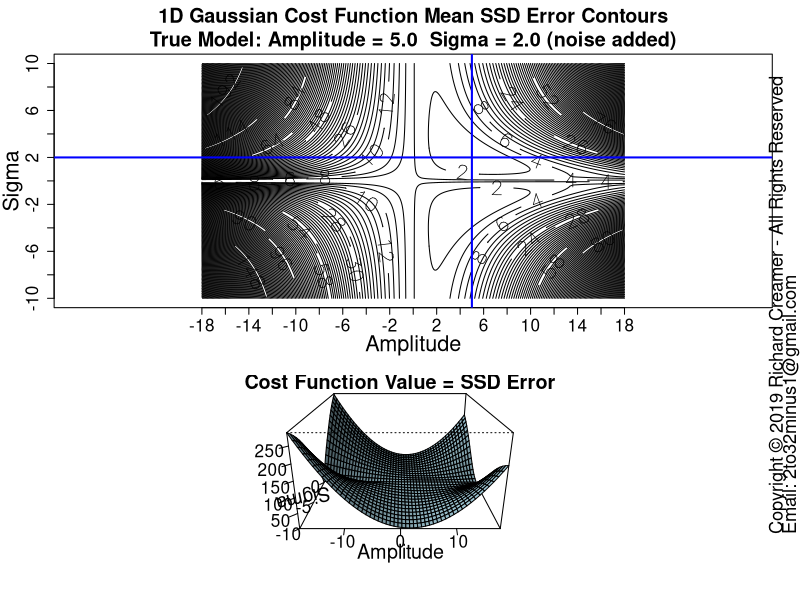

Recreate this plot in R.
##############################################################
### Copyright (c) Richard Creamer 2019 - All Rights Reserved
### Inquiries: email 2to32minus1@gmail.com
##############################################################

### Globals
fontScale = 1.2    # Global font size variable
lf        = 1.2    # Enlarge font of plot labels
verbose   = FALSE  # Verbose printing
lw        = 2      # Line width
xMargin   = 1      # X-axis margin for plots
yMargin   = 1      # Y-axis margin for plots
de        = 0.01   # Small constant for estimating derivatives numerically
smlPts    = 1      # Small  data point/circle
medPts    = 1.5    # Medium data point/circle
lrgPts    = 2.0    # Large  data point/circle

### Run this function to generate this plot
runFunc = function() {
	dw = 1000
	dh = 750	
	path = "D:/Code/R/LeastSquaresPlay/PlotsAndAssocCode/Plot44/"
	savePngVerbose( paste(path, "Plot44.png", sep=""), 
					plotGaussErrorContoursMono, w=1000, h=1280, un="px" )
}

### 2D plot error contours for WIDE range of Amplitude and Sigma values
### Amplitude maps to x-axis, Sigma maps to y-axis
plotGaussErrorContoursMono = function( nLevels=160, customTitle="", drawCrossHairs=TRUE ) {
	set.seed( 3 )
	gd = makeGaussianTestData( trueAmpl=5, trueSigma=2 )
	a = gd$trueAmpl
	s = gd$trueSigma
	x = gd$x
	y = gd$y
	xSpan = 36
	ySpan = 20
	ctrAmpl  = 0
	ctrSigma = 0
	minAmpl  = ctrAmpl  - xSpan/2
	maxAmpl  = ctrAmpl  + xSpan/2
	minSigma = ctrSigma - ySpan/2
	maxSigma = ctrSigma + ySpan/2
	aspect = xSpan/ySpan
	nr = 200
	nc = as.integer( nr *xSpan / ySpan )
	ampls = seq( minAmpl, maxAmpl, length.out=nc )
	sigmas = seq( minSigma, maxSigma, length.out=nr )
	z = getGaussErrorGrid( meanGaussSsdErr, ampls, sigmas, x, y )
	plotTitle = sprintf( "1D Gaussian Cost Function Mean SSD Error Contours\nTrue Model: Amplitude = %.1f  Sigma = %.1f (noise added)", a, s )
	if ( customTitle != "" )
		plotTitle = customTitle
	
	m = matrix( c( 1, 1, 1, 1, 2, 2 ), ncol=2, byrow=TRUE )
	layout( m, widths = c( 1, 1), heights = c(1, 1, 1.2 ) )
	
	xform = contour( ampls, sigmas, t(z), main=plotTitle, asp=1.0, axes=FALSE,
					 xlab="", ylab="", cex.lab=lf, labcex=1.3, cex.main=1.5*fontScale, cex.axis=1.3, nlevels=nLevels )
	
	tickFreq = 2
	xTickVals = seq( minAmpl, maxAmpl, by=tickFreq )
	yTickVals = seq( minSigma, maxSigma, by=tickFreq )
	axis( side=1, at=xTickVals, cex.axis=1.3*fontScale )
	axis( side=2, at=yTickVals, cex.axis=1.3*fontScale )
	addAxisLabels( xLabel="Amplitude", yLabel="Sigma" )
	
	box()
	
	if ( drawCrossHairs ) {
		x1 = gpl()$xLim[1]
		x2 = gpl()$xLim[2]
		y1 = gpl()$yLim[1]
		y2 = gpl()$yLim[2]
		lines( c(x1, x2), c( s, s ), col="blue", lwd=lw )
		lines( c( a, a), c(y1, y2), col="blue", lwd=lw )
	}
	
	sampleFreq = 7
	perspX = ampls[ seq( 1, length(ampls), by=sampleFreq ) ]
	perspY = sigmas[ seq( 1, length(sigmas), by=sampleFreq ) ]
	perspZ = z[ seq( 1, length(sigmas), by=sampleFreq ), seq( 1, length(ampls), by=sampleFreq ) ]
	
	parSave = par( mar=c( 5, 2, 1, 2 ) )
	
	xyAngle = 0
	zAngle = 20
	persp( perspX, perspY, t(perspZ), xlab="Amplitude", ylab="Sigma", zlab="", main="Cost Function Value = SSD Error",
		   cex.lab=1.5*fontScale, cex.main=1.5*fontScale, cex.axis=1.3*fontScale, 
		   theta=xyAngle, phi=zAngle, expand=0.5, shade=0.4, col="lightblue", ticktype="detailed" )
	
	par( parSave )
}

### Shared use case Gaussian data set generator used by several cooperating functions
makeGaussianTestData = function( trueAmpl=5, trueSigma=2, aGuess=sqrt(trueAmpl), sGuess=sqrt(trueSigma), nPts=40 ) {
	set.seed( 3 )
	x = seq( -5*trueSigma, 5*trueSigma, length=nPts )
	y = gauss1dFunc( x, trueAmpl, trueSigma ) + rnorm( length(x), sd=0.2 )
	guesses = list( a=aGuess, s=sGuess )
	tuple = list( trueAmpl=trueAmpl, trueSigma=trueSigma, x=x, y=y, nPts=nPts, guesses=guesses )
	return( tuple )
}

### 2D plot error contours for range of Amplitude and Sigma values
### Amplitude maps to x-axis, Sigma maps to y-axis
plotGaussErrorContours = function( nLevels=30, customTitle="", drawGradVecs=FALSE, normGradVecs=TRUE, gd=NULL ) {
	set.seed( 3 )
	if ( is.null( gd ) )
		gd = makeGaussianTestData()
	a = gd$trueAmpl
	s = gd$trueSigma
	x = gd$x
	y = gd$y
	minAmpl  = a * 0.1;	maxAmpl  = a * 1.7
	minSigma = s * 0.1;	maxSigma = s * 1.7
	# Adjust ranges so plot is square
	deltaA = maxAmpl - minAmpl
	deltaS = maxSigma - minSigma
	maxDelta = if ( deltaA > deltaS ) deltaA else deltaS
	if ( deltaA > deltaS ) {
		maxSigma = minSigma + maxDelta
	} else {
		maxAmpl = minAmpl + maxDelta
	}
	nr = 200
	nc = 200
	ampls = seq( minAmpl, maxAmpl, length.out=nc )
	sigmas = seq( minSigma, maxSigma, length.out=nr )
	z = getGaussErrorGrid( meanGaussSsdErr, ampls, sigmas, x, y )
	xLim1 = minAmpl
	xLim2 = maxAmpl
	yLim1 = minSigma
	yLim2 = maxSigma
	plotTitle = ""
	if ( !drawGradVecs ) {
		plotTitle = sprintf( "1D Gaussian Cost Function Contours\nTrue Model: Amplitude = %.1f  Sigma = %.1f (noise added)", a, s )
	} else if ( normGradVecs ) {
		plotTitle = sprintf( "1D Gaussian Cost Function Contours w/Gradient (Unit) Vectors\nTrue Model: Amplitude = %.1f  Sigma = %.1f (noise added)", a, s )
	} else {
		plotTitle = sprintf( "1D Gaussian Cost Function Contours w/Gradient Vectors\nTrue Model: Amplitude = %.1f  Sigma = %.1f (noise added)", a, s )
	}
	if ( customTitle != "" )
		plotTitle = customTitle
	xform = contour( ampls, sigmas, t(z), axes=FALSE, cex.lab=lf, main=plotTitle, asp=1.0,
					 xlab="", ylab="", labcex=1.2, nlevels=nLevels, cex.main=1.3*fontScale, cex.axis=1.3 )
	xAxisMin = ceiling( gpl()$xLim[1] )
	xAxisMax = floor( gpl()$xLim[2] )
	yAxisMin = ceiling( gpl()$yLim[1] )
	yAxisMax = floor( gpl()$yLim[2] )
	axis( side=1, at=xAxisMin:xAxisMax, cex.axis=1.3 )
	axis( side=2, at=yAxisMin:yAxisMax, cex.axis=1.3 )
	addAxisLabels( xLabel="Amplitude", yLabel="Sigma" )
	box()
	xLimits = axisLimits( x )
	yLimits = axisLimits( y )
	lines( c(-1,12), c( s, s ), col="blue", lwd=lw )
	lines( c( a, a), c(-1,10), col="blue", lwd=lw )
	if ( drawGradVecs ) {
		gradPtsX1 = c()
		gradPtsY1 = c()
		gradPtsX2 = c()
		gradPtsY2 = c()
		gridSize=13
		for ( sigma in seq( from=sigmas[2], to=sigmas[length(sigmas)-1], length=gridSize ) ) {
			for ( ampl in seq( from=ampls[2], to=ampls[length(ampls)-1], length=gridSize ) ) {
				gradPtsX1[length(gradPtsX1)+1] = ampl
				gradPtsY1[length(gradPtsY1)+1] = sigma
				da = gaussDeDa( x, y, ampl, sigma )
				ds = gaussDeDs( x, y, ampl, sigma )
				mag = sqrt( da*da + ds*ds )
				if ( normGradVecs ) {
					da = da/mag/4 # hard-coded case-specific scale factor, unit vecs a bit too long for plot
					ds = ds/mag/4
				} else {
					da = da * 0.22 # hard-coded case-specific scale factor
					ds = ds * 0.22
				}
				gradPtsX2[length(gradPtsX2)+1] = ampl  - da
				gradPtsY2[length(gradPtsY2)+1] = sigma - ds
			}
		}
		points( gradPtsX1, gradPtsY1, col="blue", lwd=lw )
		arrows( gradPtsX1, gradPtsY1, gradPtsX2, gradPtsY2, col="blue", lwd=lw, cex=medPts, angle=15, length=0.125 )
	}
}

### 1D Gaussian
gauss1dFunc = function( x, a, sigma ) {
	return( a * exp( -0.5 * (x/sigma)^2 ) )
}

### Analytical/exact partial derivative of error/cost function wrt Amplitude
gaussDeDa = function( x, y, a, sigma ) {
	term1 = sum( gauss1dFunc(x, a, sigma) * exp( -0.5 * (x/sigma)^2) )
	term2 = sum( y * exp( -0.5 * (x/sigma)^2) )
	return( 2 * ( term1 - term2 )/length(x) )
}

### Analytical/exact partial derivative of error/cost function wrt Sigma
gaussDeDs = function( x, y, a, sigma ) {
	v = 2*a/sigma^3
	term1 = sum( gauss1dFunc(x, a, sigma) * x^2 * exp( -0.5 * (x/sigma)^2) )
	term2 = sum( x^2 * y * exp( -0.5 * (x/sigma)^2) )
	return( v * ( term1 - term2 )/length(x) )
}

### Gaussian error/cost function - SSD
meanGaussSsdErr = function( x, y, a, sigma ) {
	return( (1/length(x)) * sum( (gauss1dFunc( x, a, sigma ) - y)^2 ) )
}

### Compute mean SSD Gaussian cost function over a grid of Amplitude and Sigma values
### Note: returned matrix may need to be transposed for some functions such as contour()
### TODO: Try to use outer()
getGaussErrorGrid = function( errorFunc, ampls, sigmas, x, y ) {
	nr = length( sigmas )
	nc = length( ampls )
	z = matrix( nrow=nr, ncol=nc )	
	for ( row in 1:nr ) {     # loop over y-coordinates (sigma)
		sigma = sigmas[row]
		for ( col in 1:nc ) { # loop over x-coordinates (amplitude)
			ampl = ampls[col]
			z[row, col] = errorFunc( x, y, a=ampl, sigma=sigma )
		}
	}
	return( z )
}

### Get Plot Limits : gpl()$xLim[1] --> left x-coord
gpl = function() {
	u = par( "usr" )
	return( list( xLim=u[1:2], yLim=u[3:4] ) )
}

### Compute plot axis limits to fit range of data
axisLimits = function( v, margin=0 ) {
	lowerLimit = floor( min(v) ) - margin
	upperLimit = ceiling( max(v) ) + margin
	c( lowerLimit, upperLimit )
}

### Convience method to add x/y axis labels
addAxisLabels = function( xLabel="x", yLabel="y", cexVal=1.3 ) {
	mtext( text=xLabel, side=1, line=2.5, cex=cexVal )
	mtext( text=yLabel, side=2, line=2.5, cex=cexVal )
}

### Save to PNG file, specify width and height
savePngVerbose = function( path, plotFunc, w=512, h=512, un="px", doCopyright=TRUE, ... ) {
	png( filename = path, type="cairo", units=un, width=w, height=h, pointsize=12, res=96 )
	plotFunc( ... )
	if ( doCopyright )
		addCopyright()
	dev.off()
}

### Add copyright notice to plot via text()
addCopyright = function() {
	mtext( "Copyright \uA9 2019 Richard Creamer - All Rights Reserved", side=4, line=0, adj=0, cex=1.1 )
	mtext( "Email: 2to32minus1@gmail.com", side=4, line=1, adj=0, cex=1.1 )
}

runFunc()
